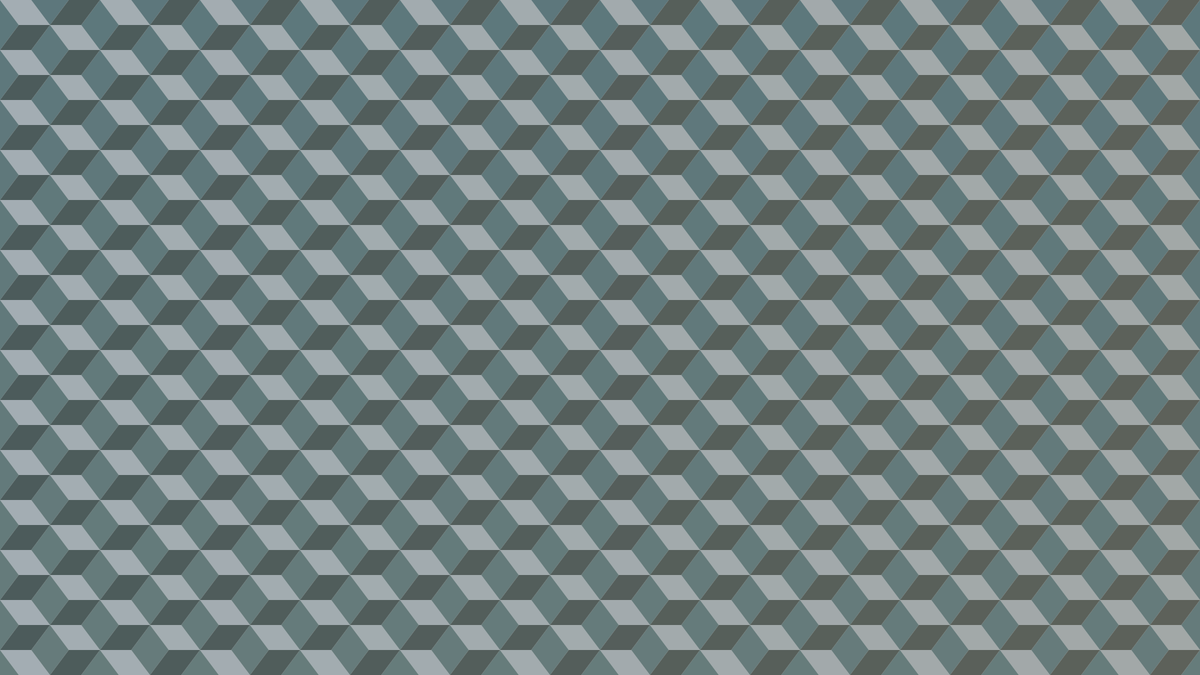
Frame 1 (no input)
Frame 60 (the mouse pressed at the canvas centre just before this capture): identical to frame 1, image omitted
Frame 120 (the mouse held since frame 60 and released just before this capture): identical to frame 1, image omitted

The Processing sketch that drew this single still picture (run headless with seeded random() and noise(); from frame 60 on, the mouse is pressed at the canvas centre):

// Processing sketch: roman
// ── roman.pde
float x, y, z, rot;



void setup() {
  size(1920, 1080);
  x = width / 2;
  y = height / 2;
  z = 0;
  
  for (int i = 0; i < height / 40 + 1; ++i) {
    for (int j = -1 ; j < width / 160 + 1; ++j) {
      if ((i & 1) == 0) {
        drawSquare(j * 160, i * 40);  
      } else {
        drawSquare(80 + j * 160, i * 40);
      }
            
    }
  }
  
}


float R00 = 0.366 * 255, G00 = 0.470 * 255, B00 = 0.487 * 255;
float R01 = 0.402 * 255, G01 = 0.499 * 255, B01 = 0.484 * 255;

float R10 = 0.640 * 255, G10 = 0.682 * 255, B10 = 0.703 * 255;
float R11 = 0.636 * 255, G11 = 0.658 * 255, B11 = 0.655 * 255;

float R20 = 0.300 * 255, G20 = 0.360 * 255, B20 = 0.359 * 255;
float R21 = 0.369 * 255, G21 = 0.385 * 255, B21 = 0.355 * 255;

void keyPressed() {
  R00 = random(0, 255);
  R01 = random(0, 255);
  
  G00 = random(0, 255);
  G01 = random(0, 255);
  
  B00 = random(0, 255);
  B01 = random(0, 255);
  
  R10 = random(0, 255);
  R11 = random(0, 255);
  
  G10 = random(0, 255);
  G11 = random(0, 255);
  
  B10 = random(0, 255);
  B11 = random(0, 255);

  R20 = random(0, 255);
  R21 = random(0, 255);
  
  G20 = random(0, 255);
  G21 = random(0, 255);
  
  B20 = random(0, 255);
  B21 = random(0, 255);
  
  setup();
}




void drawSquare(float x, float y) {
  push();
  translate(x, y);
  noStroke();
  // 240, 230, 100; 73.3, 78.0, 72.5  
  fill(map(x, 0, width, R10, R11), map(x, 0, width, G10, G11), map(x, 0, width, B10, B11)); 
  beginShape();
  vertex(0, 0);
  vertex(50, 0);
  vertex(80, 40);
  vertex(30, 40);
  endShape();
  
  // 100, 100, 200; 46.7, 52.9, 58.0
  fill(map(y, 0, height, R00, R01), map(y, 0, width, G00, G01), map(y, 0, height, B00, B01));
  beginShape();
  vertex(50, 0);
  vertex(80, 40);
  vertex(110, 0);
  vertex(80, -40);
  endShape();
  
  // 39.6, 42.4, 39.6, 255 123 124
  fill(map(x, 0, width, R20, R21), map(x, 0, width, G20, G21), map(x, 0, width, B20, B21)); 
  beginShape();
  vertex(0, 0);
  vertex(50, 0);
  vertex(80, -40);
  vertex(30, -40);
  endShape();
  pop();
}



void draw() {
}
